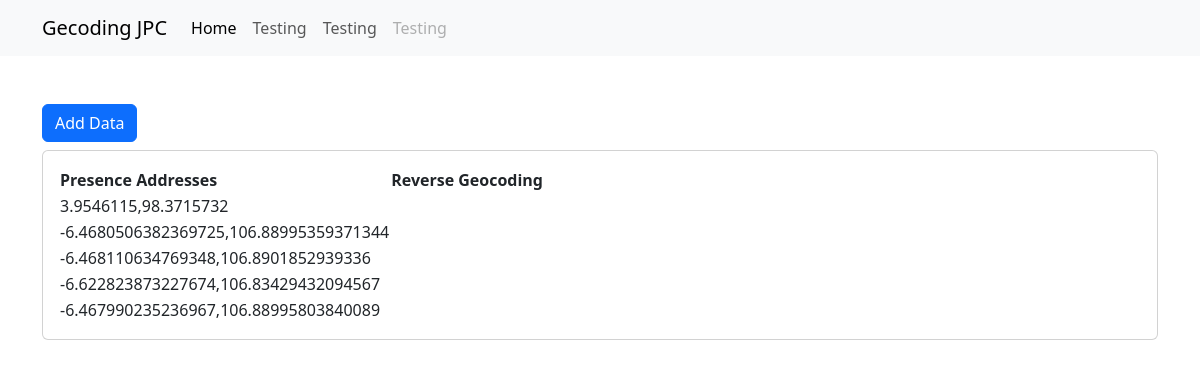
The page / on the database its author committed.
### tables this page shows
CREATE TABLE IF NOT EXISTS `data` (
  `id` int NOT NULL AUTO_INCREMENT,
  `presence_addresses` varchar(100) NOT NULL DEFAULT '',
  PRIMARY KEY (`id`)
);

### index.php (the view, shortened to what this page needs)
<?php
	$conn = mysqli_connect('localhost', 'root', '', 'geocoding');
	$getData = mysqli_query($conn, "SELECT * FROM data");
	function reverseGeocode($latlong) {
		$curl = curl_init();
		$response = curl_exec($curl);
		$err = curl_error($curl);
		if ($err) {
			return "Error: " . $err;
		} else {
			$data = json_decode($response, true);
			if (isset($data['error'])) {
				return "Error: " . $data['error'];
			} else {
				return $data['display_name'];
			}
		}
	}
?>
<!DOCTYPE html>
<html lang="en">
<head>
    <link href="https://cdn.jsdelivr.net/npm/bootstrap@5.3.3/dist/css/bootstrap.min.css" rel="stylesheet"
 />
    <link rel="stylesheet" href="https://cdn.datatables.net/2.0.5/css/dataTables.dataTables.css" />
</head>
<body>
    <nav class="navbar navbar-expand-lg bg-body-tertiary">
        <div class="container">
            <a class="navbar-brand" href="#">Gecoding JPC</a>
            <div class="collapse navbar-collapse" id="navbarNav">
                <ul class="navbar-nav">
                    <li class="nav-item">
                        <a class="nav-link active" aria-current="page" href="#">Home</a>
                    </li>
                    <li class="nav-item">
                        <a class="nav-link" href="#">Testing</a>
                    </li>
                    <li class="nav-item">
                        <a class="nav-link" href="#">Testing</a>
                    </li>
                    <li class="nav-item">
                        <a class="nav-link disabled" aria-disabled="true">Testing</a>
                    </li>
                </ul>
            </div>
        </div>
    </nav>
    <div class="container mt-5">
        <div class="row">
            <div class="col">
                <button type="button" class="btn btn-primary mb-2" data-bs-toggle="modal"
                    data-bs-target="#exampleModal">
                    Add Data
                </button>
                <div class="card table-responsive">
                    <div class="card-body">
                        <table id="myTable" class="display">
                            <thead>
                                <tr>
                                    <th>Presence Addresses</th>
                                    <th>Reverse Geocoding</th>
                                </tr>
                            </thead>
                            <tbody>
                                <?php foreach($getData as $data) : ?>
                                <tr>
                                    <td><?= $data["presence_addresses"] ?></td>
                                    <td><?= reverseGeocode($data["presence_addresses"]) ?></td>
                                </tr>
                                <?php endforeach ?>
                            </tbody>
                        </table>
                    </div>
                </div>
            </div>
        </div>
    </div>
</body>
</html>

### rows shown on the page
data: presence_addresses "3.9546115,98.3715732"
data: presence_addresses "-6.4680506382369725,106.88995359371344"
data: presence_addresses "-6.468110634769348,106.8901852939336"
data: presence_addresses "-6.622823873227674,106.83429432094567"
data: presence_addresses "-6.467990235236967,106.88995803840089"
